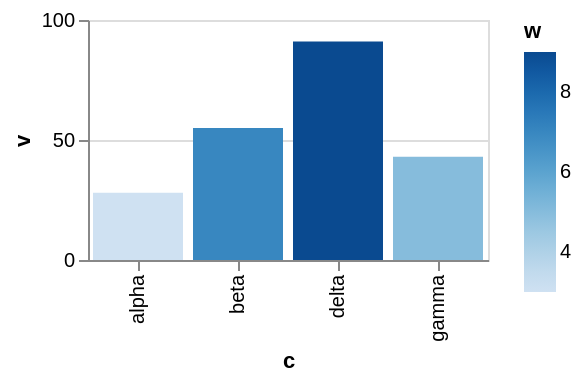

Write the Vega-Lite specification saved for this chart.
### Vega-Lite specification from a JSON file in a GitHub repository (floating-point values rounded to 4 significant figures)
{"$schema": "https://vega.github.io/schema/vega-lite/v6.json", "width": 200, "height": 120, "data": {"values": [{"c": "alpha", "v": 28, "w": 3, "t": "2024-01-07"}, {"c": "beta", "v": 55, "w": 7, "t": "2024-03-19"}, {"c": "gamma", "v": 43, "w": 5, "t": "2024-06-02"}, {"c": "delta", "v": 91, "w": 9, "t": "2024-09-11"}]}, "mark": "bar", "encoding": {"x": {"field": "c", "type": "nominal"}, "y": {"field": "v", "type": "quantitative"}, "color": {"field": "w", "type": "quantitative", "legend": {"gradientStrokeColor": "saddlebrown"}}}}
